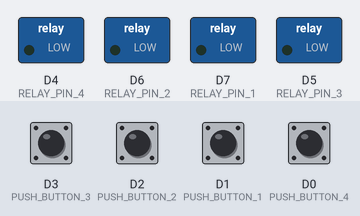
A sketch run on a simulated ESP8266 (NodeMCU). Shown: switched loads named in the sketch (green lamp = pin HIGH). The inputs (shaded band) are chosen by the test bench; at power-on: D0 (PUSH_BUTTON_4), D1 (PUSH_BUTTON_1), D2 (PUSH_BUTTON_2), D3 (PUSH_BUTTON_3) HIGH. WiFi joins after 1.5 s; servers stay silent unless stated.

Above: at 3.0 s.
3.1 s: D3 (PUSH_BUTTON_3) pulled LOW for 1 s
At 4.3 s:
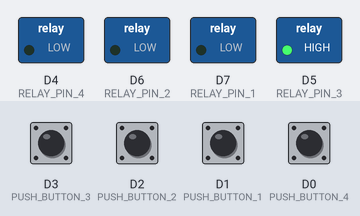
5.6 s: D2 (PUSH_BUTTON_2) pulled LOW for 1 s
At 6.2 s:
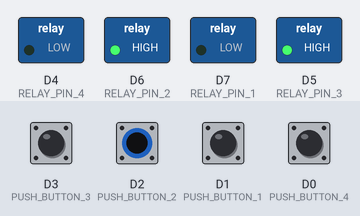
8.1 s: D1 (PUSH_BUTTON_1) pulled LOW for 1 s
At 9.3 s:
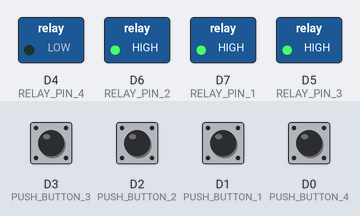
10.6 s: D0 (PUSH_BUTTON_4) pulled LOW for 1 s
At 11.2 s:
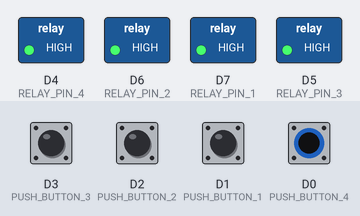
13.1 s: D3 (PUSH_BUTTON_3) pulled LOW for 1 s
At 14.3 s:
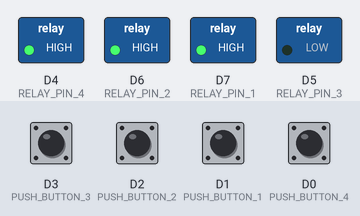
15.6 s: D2 (PUSH_BUTTON_2) pulled LOW for 1 s
At 16.2 s:
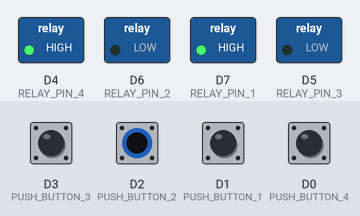
Timing chart, 0 to 18.6 s (numbered marks = the images above; inputs shaded):
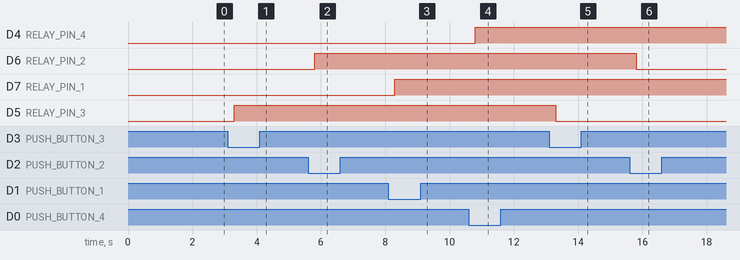

The sketch:

Code.ino
```cpp
//Prateek
//https://justdoelectronics.com
//https://www.youtube.com/c/JustDoElectronics/videos

#define BLYNK_PRINT Serial
#include <ESP8266WiFi.h>
#include <BlynkSimpleEsp8266.h>
#include <ESP8266mDNS.h>
#include <WiFiUdp.h>
#include <ArduinoOTA.h>


BlynkTimer timer;

void checkPhysicalButton();

int relay1State = LOW;
int pushButton1State = HIGH;
int relay2State = LOW;
int pushButton2State = HIGH;
int relay3State = LOW;
int pushButton3State = HIGH;
int relay4State = LOW;
int pushButton4State = HIGH;

#define AUTH "rw43t6t744wsggt6eq4tghse"
#define WIFI_SSID "Justdoelectronics"
#define WIFI_PASS "justdoelectronics"

#define SERVER "blynk-cloud.com "
#define PORT 8442

#define RELAY_PIN_1 D7
#define RELAY_PIN_2 D6
#define RELAY_PIN_3 D5
#define RELAY_PIN_4 D4

#define PUSH_BUTTON_1 D1
#define PUSH_BUTTON_2 D2
#define PUSH_BUTTON_3 D3
#define PUSH_BUTTON_4 D0

#define VPIN_BUTTON_1 V12
#define VPIN_BUTTON_2 V13
#define VPIN_BUTTON_3 V14
#define VPIN_BUTTON_4 V15

#define OTA_HOSTNAME "Home_Automation"


BLYNK_CONNECTED() {

  Blynk.syncVirtual(VPIN_BUTTON_1);
  Blynk.syncVirtual(VPIN_BUTTON_2);
  Blynk.syncVirtual(VPIN_BUTTON_3);
  Blynk.syncVirtual(VPIN_BUTTON_4);
}
BLYNK_WRITE(VPIN_BUTTON_1) {
  relay1State = param.asInt();
  digitalWrite(RELAY_PIN_1, relay1State);
}

BLYNK_WRITE(VPIN_BUTTON_2) {
  relay2State = param.asInt();
  digitalWrite(RELAY_PIN_2, relay2State);
}
BLYNK_WRITE(VPIN_BUTTON_3) {
  relay3State = param.asInt();
  digitalWrite(RELAY_PIN_3, relay3State);
}
BLYNK_WRITE(VPIN_BUTTON_4) {
  relay4State = param.asInt();
  digitalWrite(RELAY_PIN_4, relay4State);
}

void checkPhysicalButton() {
  if (digitalRead(PUSH_BUTTON_1) == LOW) {

    if (pushButton1State != LOW) {
      relay1State = !relay1State;
      digitalWrite(RELAY_PIN_1, relay1State);
      Blynk.virtualWrite(VPIN_BUTTON_1, relay1State);
    }
    pushButton1State = LOW;
  } else {
    pushButton1State = HIGH;
  }

  if (digitalRead(PUSH_BUTTON_2) == LOW) {

    if (pushButton2State != LOW) {
      relay2State = !relay2State;
      digitalWrite(RELAY_PIN_2, relay2State);

      Blynk.virtualWrite(VPIN_BUTTON_2, relay2State);
    }
    pushButton2State = LOW;
  } else {
    pushButton2State = HIGH;
  }

  if (digitalRead(PUSH_BUTTON_3) == LOW) {

    if (pushButton3State != LOW) {
      relay3State = !relay3State;
      digitalWrite(RELAY_PIN_3, relay3State);
      Blynk.virtualWrite(VPIN_BUTTON_3, relay3State);
    }
    pushButton3State = LOW;
  } else {
    pushButton3State = HIGH;
  }

  if (digitalRead(PUSH_BUTTON_4) == LOW) {

    if (pushButton4State != LOW) {
      relay4State = !relay4State;
      digitalWrite(RELAY_PIN_4, relay4State);
      Blynk.virtualWrite(VPIN_BUTTON_4, relay4State);
    }
    pushButton4State = LOW;
  } else {
    pushButton4State = HIGH;
  }
}

void setup() {

  Serial.begin(115200);
  Blynk.begin(AUTH, WIFI_SSID, WIFI_PASS, "blynk-cloud.com", 8442);
  ArduinoOTA.setHostname(OTA_HOSTNAME);
  ArduinoOTA.begin();

  pinMode(RELAY_PIN_1, OUTPUT);
  pinMode(PUSH_BUTTON_1, INPUT_PULLUP);
  digitalWrite(RELAY_PIN_1, relay1State);


  pinMode(RELAY_PIN_2, OUTPUT);
  pinMode(PUSH_BUTTON_2, INPUT_PULLUP);
  digitalWrite(RELAY_PIN_2, relay2State);


  pinMode(RELAY_PIN_3, OUTPUT);
  pinMode(PUSH_BUTTON_3, INPUT_PULLUP);
  digitalWrite(RELAY_PIN_3, relay3State);


  pinMode(RELAY_PIN_4, OUTPUT);
  pinMode(PUSH_BUTTON_4, INPUT_PULLUP);
  digitalWrite(RELAY_PIN_4, relay4State);

  timer.setInterval(500L, checkPhysicalButton);
}

void loop() {
  Blynk.run();
  ArduinoOTA.handle();
  timer.run();
}
```

Measured:
- after the input at 3.1 s, D5 (RELAY_PIN_3): LOW → HIGH after 0.20 s
- after the input at 5.6 s, D6 (RELAY_PIN_2): LOW → HIGH after 0.20 s
- after the input at 8.1 s, D7 (RELAY_PIN_1): LOW → HIGH after 0.20 s
- after the input at 10.6 s, D4 (RELAY_PIN_4): LOW → HIGH after 0.20 s
- after the input at 13.1 s, D5 (RELAY_PIN_3): HIGH → LOW after 0.20 s
- after the input at 15.6 s, D6 (RELAY_PIN_2): HIGH → LOW after 0.20 s
